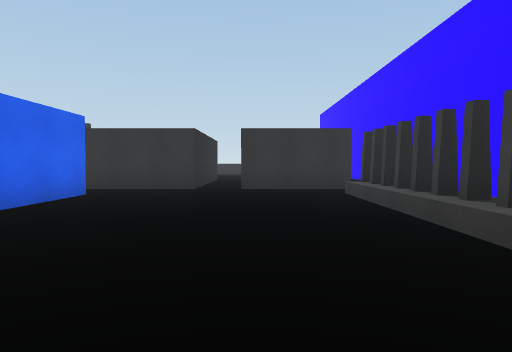
View 1 (above)

24 first-person views from a walk through a scene from a Unity 3-D project. The camera is 1.2 m above the floor, tilts 2° down and sees 70° across. The floor is counted in squares, 2 m on a side. Each view is taken from the middle of a square. On the plan, view 1 faces up. The plan holds only what a view shows up to about 10 squares ahead; the rest is blank. The place goes on beyond the plan. Surface patterns are stand-ins for the level's own textures.

View 2
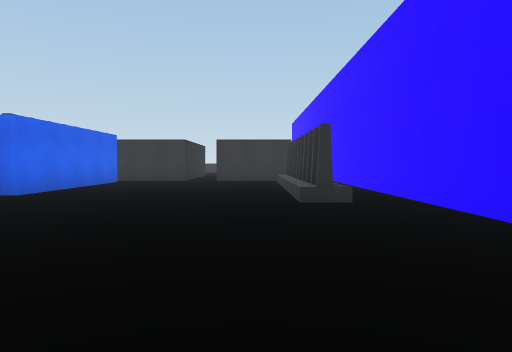

View 3
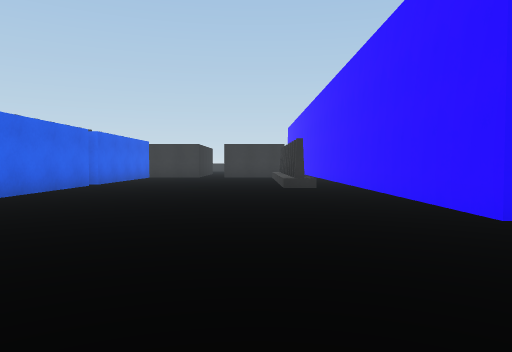

View 4
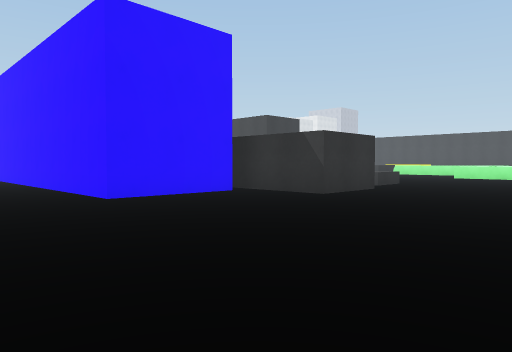

View 5
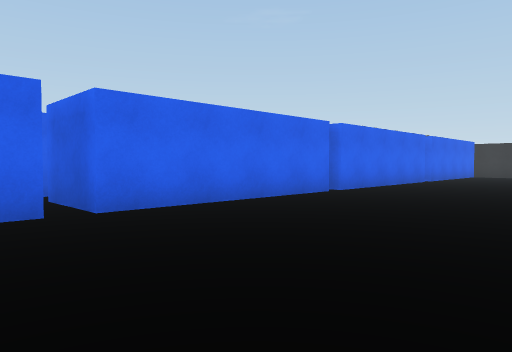

View 6
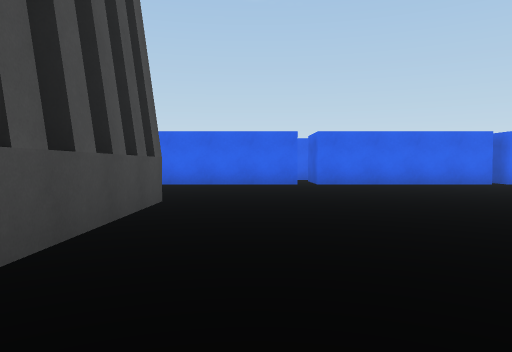

View 7
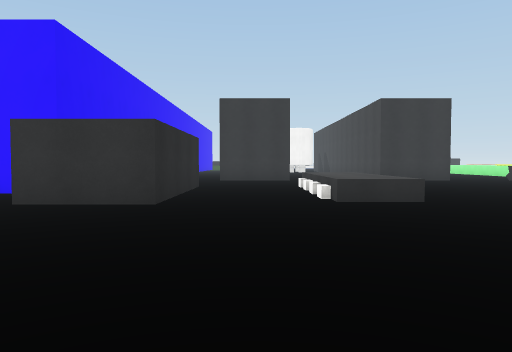

View 8
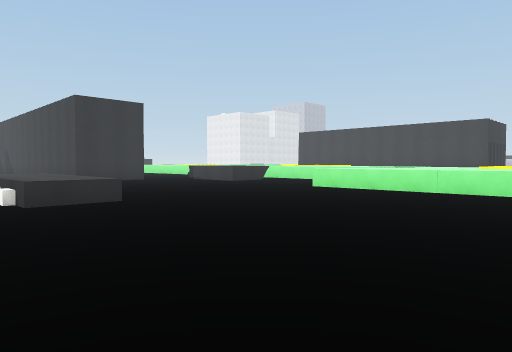

View 9
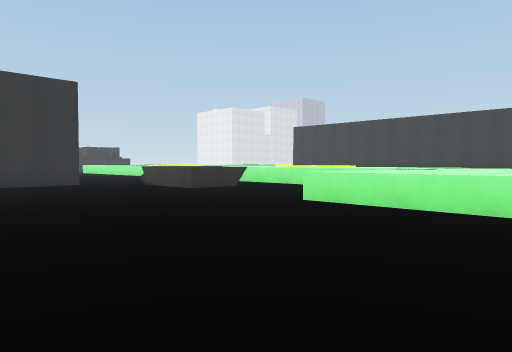

View 10
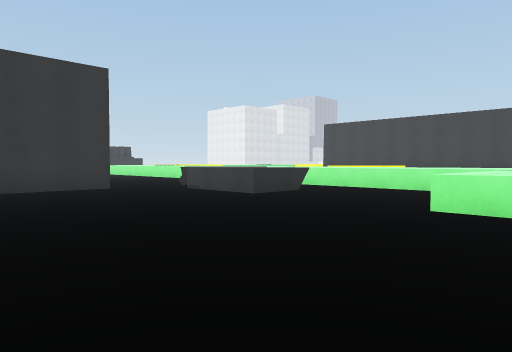

View 11
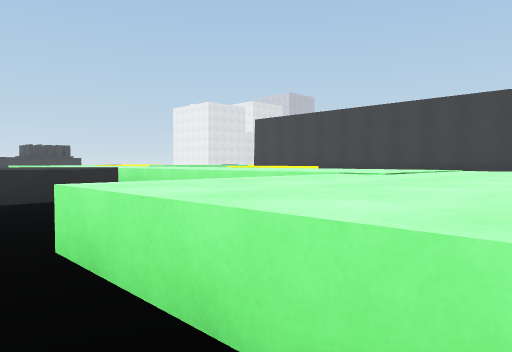

View 12
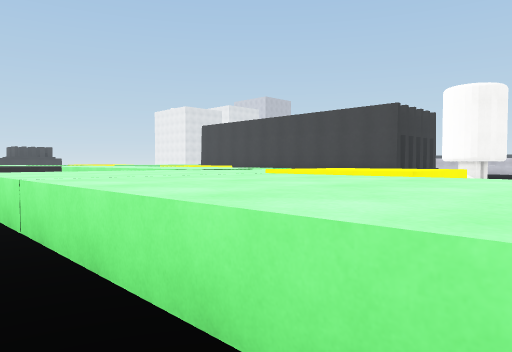

View 13
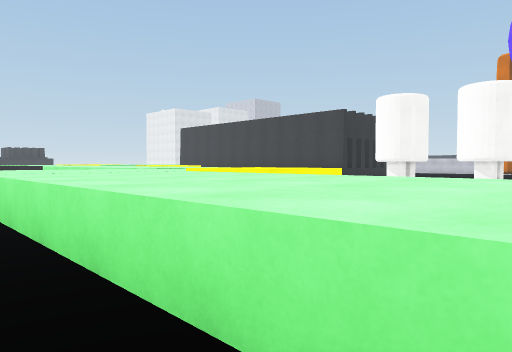

View 14
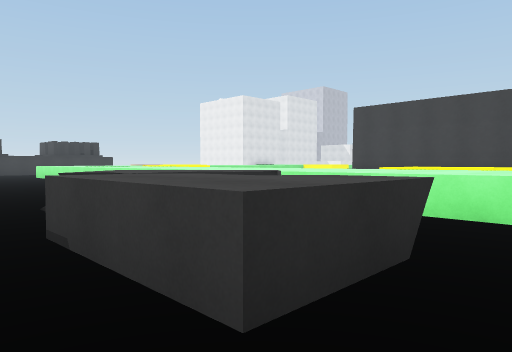

View 15
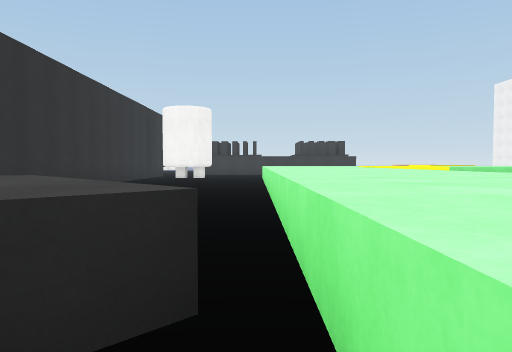

View 16
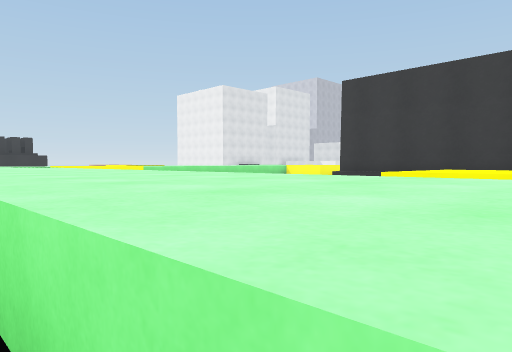

View 17
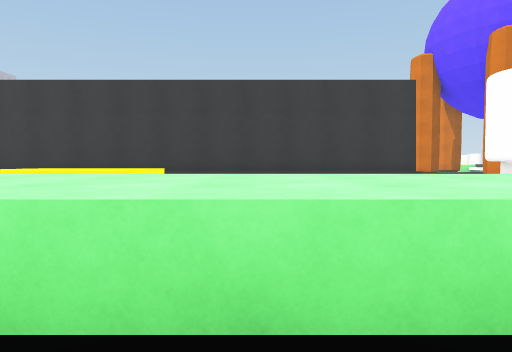

View 18
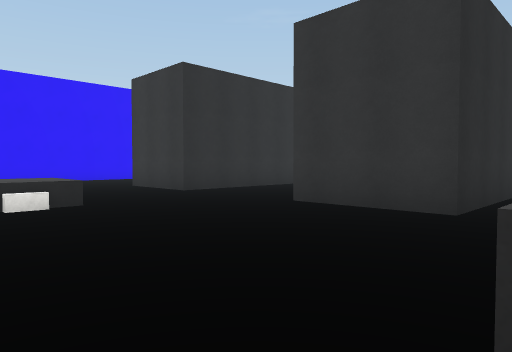

View 19
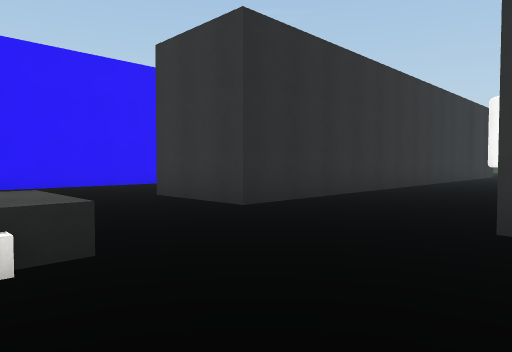

View 20
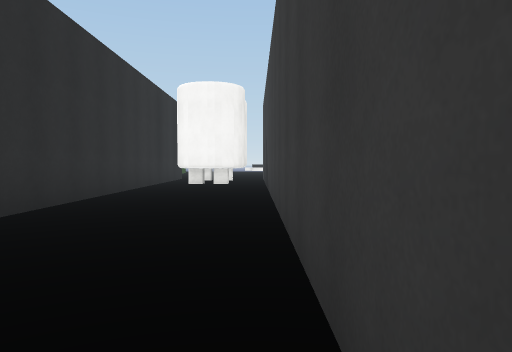

View 21
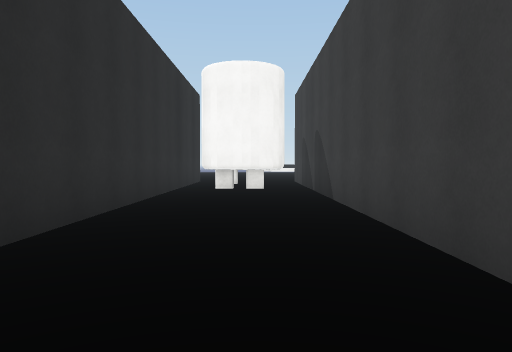

View 22
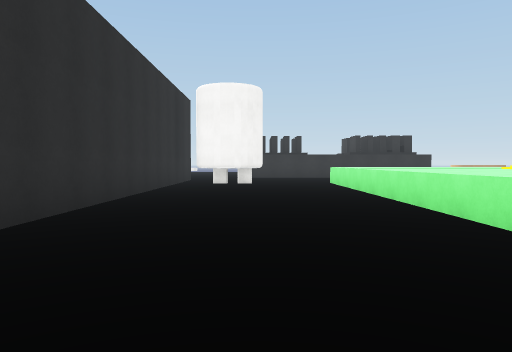

View 23
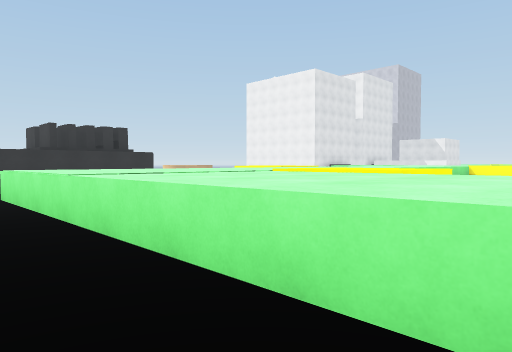

View 24
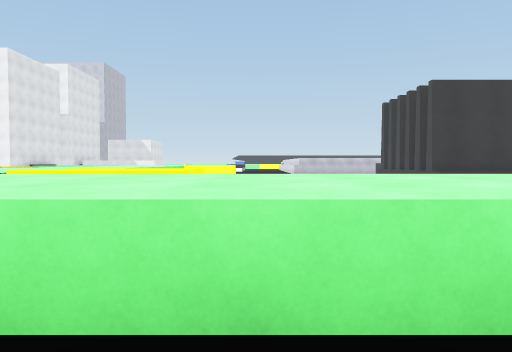

### Floor plan
Key: @ floor where view 1 was taken; # wall or solid block; x gap in a wall; . main floor; : floor 0.5 m higher than the main floor; = window, fence, low wall or low ledge; ^ raised ledge.
Columns run from 6 left of view 1 to 29 right of it. Each row starts with its distance up from view 1.
 13                 ###.##.....^^^^^^^
 12                 #...##.....^^^^^
 11                 #...##.....^^^^^
 10     #.          #...##.....^^^^^
  9   ###.###       #...##.....^^^
  8   .......       #...##.....^^^
  7    ...... #     #...##.....^^^
  6    ^....# #     #...##.....^^^
  5    #....x #     #...##.....^^^    ##
  4    #....:.##    #...##.....^^^    #
  3    #....x.##..###...##..=..^^^    #
  2    #....:.##............^^.^^^..  #
  1    #....#.##...........^^^.^^^^^  #
  0    #..@...##  ...=.....^^..^^^^^  #
 -1    #......#   ...=.....^^..^^^    #
 -2    #......#  ^...=.........^^^    #
 -3    #......####...=.........^^^    #
 -4    #........##...=.........^^^    #
 -5    #........^#.........^^^^^^^    #
 -6    #...................^^^^^^^
 -7 #.##...................^^^^^
 -8   ^^............ ......^^^^^.    ##
 -9    #......  .     .....^^^^^.    x
-10    #......     .       ^^^^      #
-11    #...####           .^^^^      ##
-12                        ^^^^
-13                       .^^^

Where each view was taken, in squares from view 1:
view 1: 0 up, 0 right, facing up
view 2: 4 down, 1 right, facing up
view 3: 7 down, 1 right, facing up
view 4: 9 down, 1 right, facing up-right
view 5: 9 down, 1 right, facing up-left
view 6: 9 down, 6 right, facing left
view 7: 10 down, 9 right, facing up
view 8: 10 down, 9 right, facing up-right
view 9: 8 down, 12 right, facing up-right
view 10: 6 down, 12 right, facing up-right
view 11: 7 down, 16 right, facing up-right
view 12: 11 down, 16 right, facing up-right
view 13: 13 down, 16 right, facing up-right
view 14: 2 down, 16 right, facing up-right
view 15: 0 up, 20 right, facing up
view 16: 0 up, 20 right, facing up-right
view 17: 2 down, 19 right, facing right
view 18: 2 down, 17 right, facing up-left
view 19: 1 down, 14 right, facing up-left
view 20: 3 up, 13 right, facing up
view 21: 5 up, 12 right, facing up
view 22: 4 up, 18 right, facing up
view 23: 8 up, 19 right, facing up-right
view 24: 9 up, 19 right, facing right
